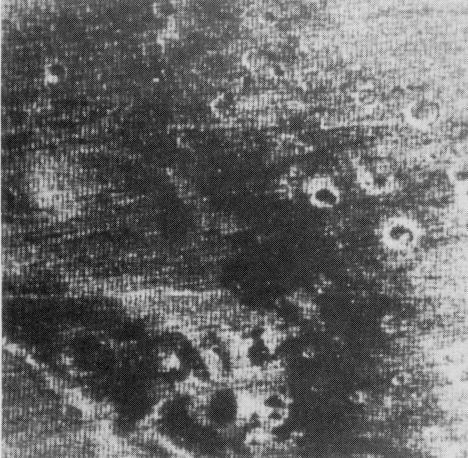
%> input picture Codes for Exercise 4/10.tif, 468 x 458 px
$ octave 10.m   (GNU Octave 9; MATLAB toolbox functions it lacks are replaced by stand-ins)
%> lines starting %> are read from the running program, lines starting %| are printed output that depends on the picture
%%in barnamei baraye OPTIMUM NOTCH FILTER ast,BARAYE
%EJRAYE BARNAME HAME BARNAME RA ENTEKHAB KARDE(Ctrl+A & Ctrl+C)VA DAR Command
%Window MATLAB PASTE KONID.
clc
clear all;
close all;
I=imread('10.tif');
%> I is the input picture: size 458x468x3 uint8; min 3, max 229, mean 102
I=rgb2gray(I);
%> I: size 458x468 uint8
I=imresize(I,[400 400]);
%> I: size 400x400 uint8
FFT = fft2(double(I));
FFT1=fftshift(FFT);
figure(1);
subplot(2,2,2);imshow(log10(FFT1),[]);title('spectrum tasvire vorudi');
%> after `imshow(log10(FFT1),[])`:
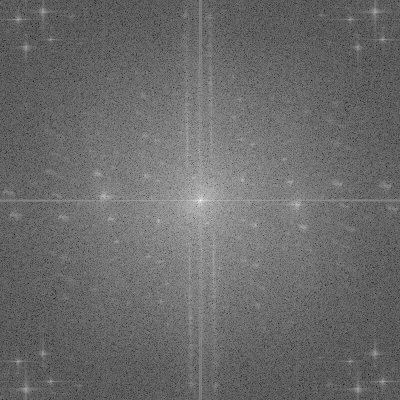
%> displayed picture: size 400x400, on the screen's scale of 0 to 255; min 0, max 255, mean 106.7
[rows cols]=size(FFT);
%> rows = 400; cols = 400
[X,Y] = meshgrid(1:cols, 1:rows);
W = 200;
D0 = 110;
DD = sqrt((X - cols/2).^2 + (Y - rows/2).^2);
%butterworth bandpass filter
n = 2;
B = 1-1 ./ (1 + (W*DD./(DD.^2-D0^2)).^(2*n));
nn=FFT1.*B;
nn1=ifftshift(nn);
IMG_Out=ifft2(nn1);

%tarsime tasavir
figure(1);
subplot(2,2,1);imshow(I);title('tasvire vorudi');
subplot(2,2,3);imshow(abs(IMG_Out),[0 255]);title('tasvire khoruji Butterworth band pass filter');
%> after `imshow(abs(IMG_Out),[0 255])`:
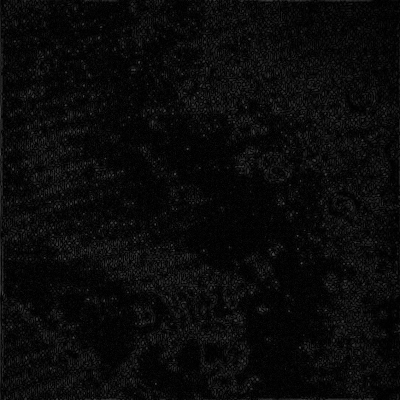
%> displayed picture: size 400x400, on the screen's scale of 0 to 255; min 0, max 78, mean 10

NN=B.*FFT1;
EE=inv(NN);
BB=ifftshift(ifft2(EE));
I=double(I);
%> I: size 400x400 double
MeanI=mean(I);
%> MeanI = 400 values, max 202.7 at index 1, min 67.28 at index 105, mean 102
MeanEE=mean(EE);
VarEE=var(EE);
%> VarEE = 400 values, max 2.57e-08 at index 396, min 8.05e-12 at index 201, mean 2.62e-09
MeanIEE=mean(I.*EE);
WW=(MeanIEE-(MeanI.*MeanEE))./(VarEE.^2-MeanEE.^2);
SS=(FFT1)-(sum(WW).*(EE));
SS=ifftshift(ifft2(SS));
dc=I-(IMG_Out) ;
figure(1);
subplot(2,2,4);imshow(dc,[0 255]);title('tasvire khoruji optimum notch filter');
%> after `imshow(dc,[0 255])`:
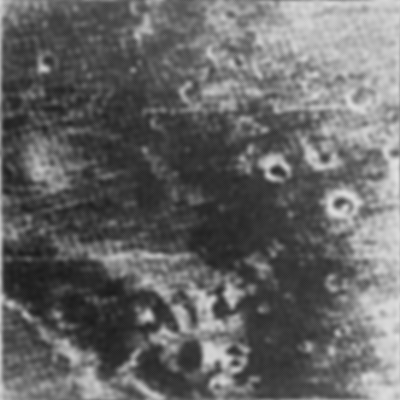
%> displayed picture: size 400x400, on the screen's scale of 0 to 255; min 26, max 225, mean 102

$ run again, with Codes for Exercise 4/11.tif copied over Codes for Exercise 4/10.tif
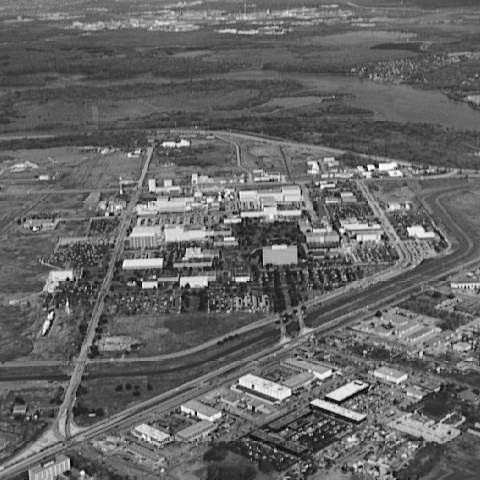
%> input picture Codes for Exercise 4/11.tif, 480 x 480 px
%> I is the input picture: size 480x480 uint8; min 0, max 254, mean 101.2
%> `imshow(abs(IMG_Out),[0 255])`:
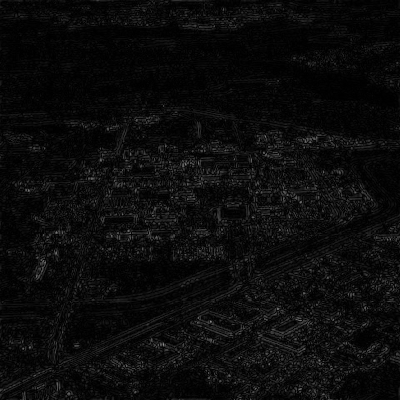
%> displayed picture: size 400x400, on the screen's scale of 0 to 255; min 0, max 142, mean 11.5
%> MeanI = 400 values, max 117 at index 327, min 87.61 at index 71, mean 101.2
%> VarEE = 400 values, max 1.9e-05 at index 1, min 4.44e-10 at index 118, mean 8.93e-07
%> `imshow(dc,[0 255])`:
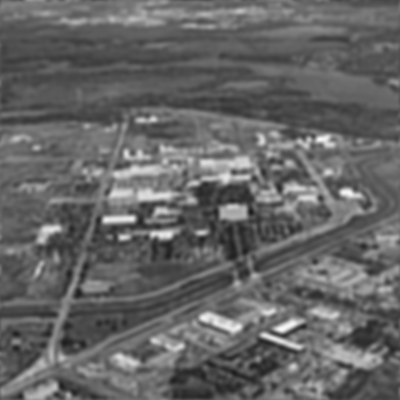
%> displayed picture: size 400x400, on the screen's scale of 0 to 255; min 28, max 249, mean 101.2

$ run again, with Codes for Exercise 4/2.tif copied over Codes for Exercise 4/10.tif
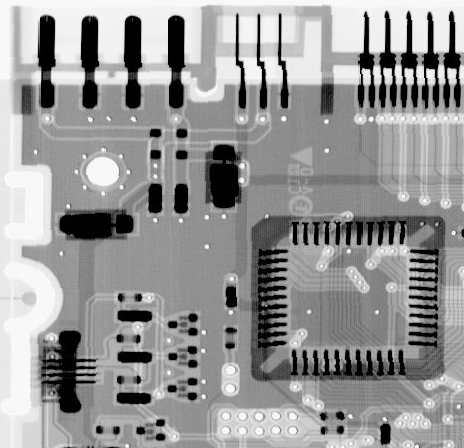
%> input picture Codes for Exercise 4/2.tif, 464 x 448 px
%> I is the input picture: size 448x464 uint8; min 0, max 255, mean 150.8
%> `imshow(abs(IMG_Out),[0 255])`:
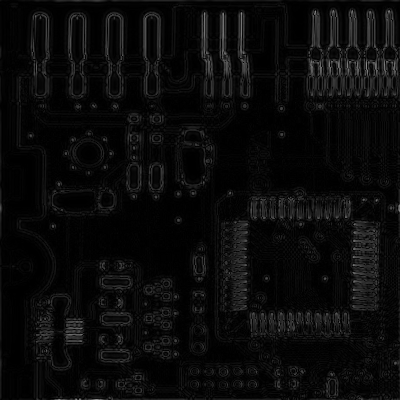
%> displayed picture: size 400x400, on the screen's scale of 0 to 255; min 0, max 144, mean 10.4
%> MeanI = 400 values, max 238.8 at index 10, min 103.1 at index 224, mean 150.8
%> VarEE = 400 values, max 5.39e-06 at index 22, min 2.08e-09 at index 248, mean 3.73e-07
%> `imshow(dc,[0 255])`:
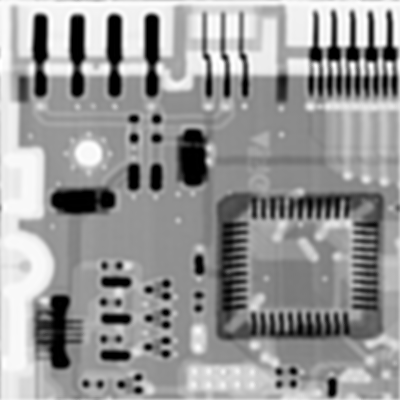
%> displayed picture: size 400x400, on the screen's scale of 0 to 255; min 0, max 255, mean 151
